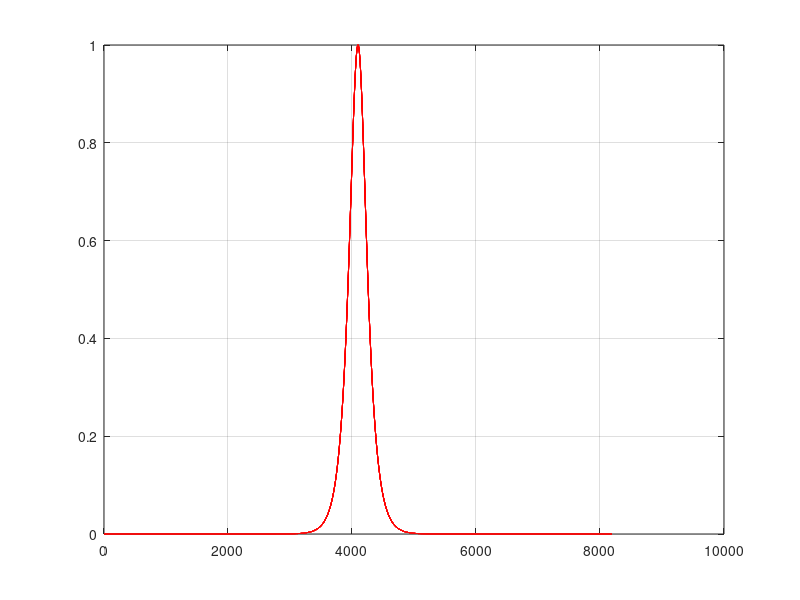
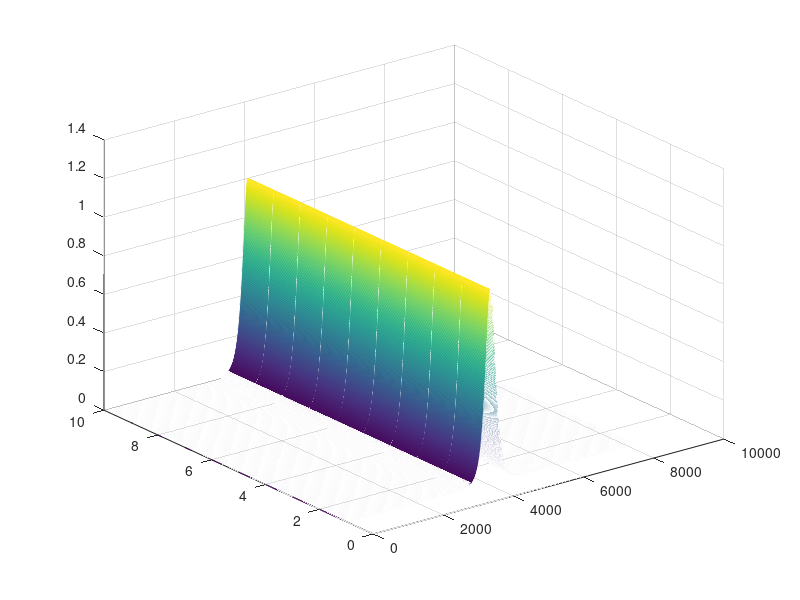
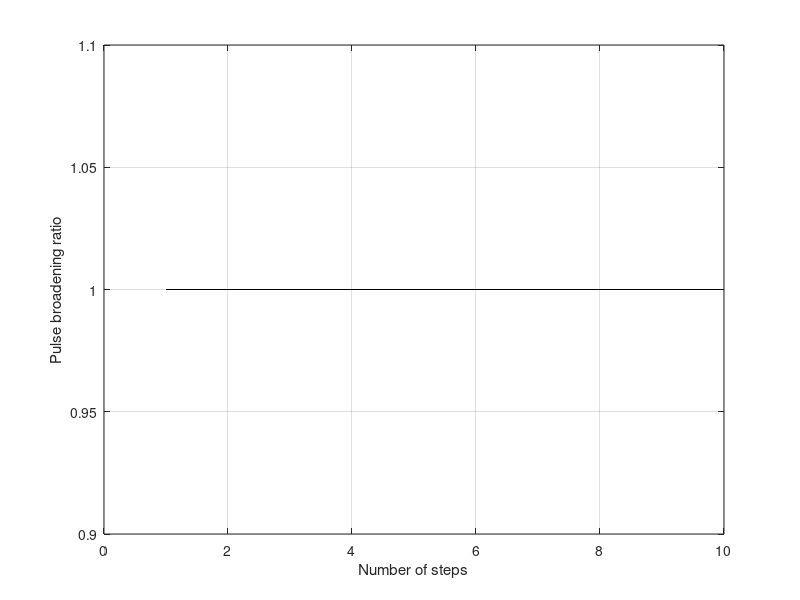
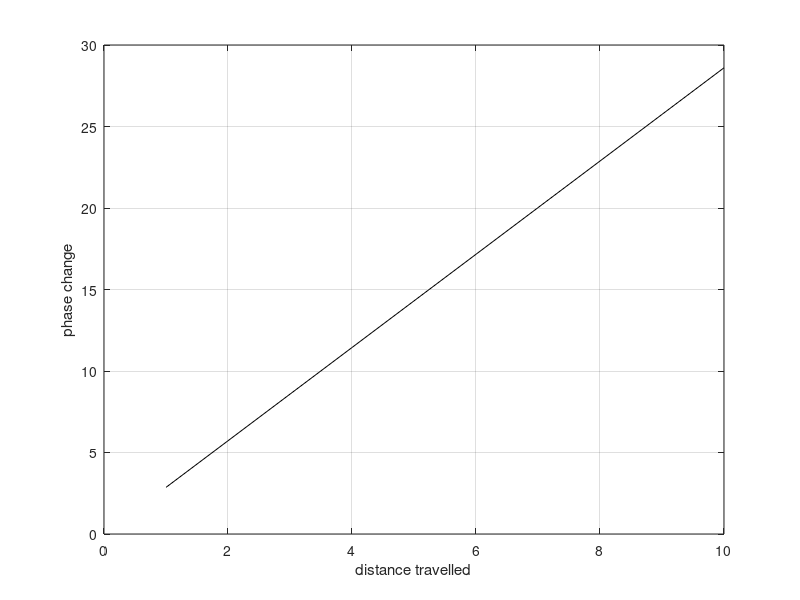

The MATLAB source for these figures, in order:
clc; clear all; close all; clf;
cputime=0;
tic;
%%%%%%%%%%%%
ln=1;
%%%%%%%%%%%%
i=sqrt(-1);
s=-1;
alpha=0; % Fiber loss value in dB/km
alph=alpha/(4.343); %Ref page#55 eqn 2.5.3
g=0.003; %fiber non linearity in /W/m
N=1; %soliton order
to=125e-12; %initial pulse width in second
pi=3.1415926535;
Po=0.00064; %input pwr in watts
Ao=sqrt(Po); %Amplitude
Ld=(N^2)/(g*Po);%dispersion length for corresponding soliton order
b2=-(to)^2/Ld; %2nd order disp. (s2/m)
tau =- 4096e-12:1e-12: 4095e-12;%  dt=t/to
 dt=1e-12/to;
 h1=1000;% step size
for ii=0.1:0.1:1.0
z=ii*Ld;
 u=N*sech(tau/to);%fundamental soliton pulse
    figure(1)
   plot(abs(u),'r');
grid on;
hold on;
h=h1/Ld;%soliton conditions
Z=z/Ld;%soliton conditions
l=max(size(u));  
%%%%%%%%%%%%%%%%%%%%%%%
fwhm1=find(abs(u)>abs(max(u)/2));
fwhm1=length(fwhm1);
spectrum=fft(fftshift(u)); %Pulse spectrum
dw=(1/l)/dt*2*pi;
w=(-1*l/2:1:l/2-1)*dw;
 w=fftshift(w);
d=0;
for jj=h:h:Z
spectrum=spectrum.*exp(-alph*(h/2)+i*s/2*w.^2*(h/2)) ; 
f=ifft(spectrum);
f=f.*exp(i*(N^2)*((abs(f)).^2)*(h));
% f=fftshift(f);
spectrum=fft(f);
spectrum=spectrum.*exp(-alph*(h/2)+i*s/2*w.^2*(h/2)) ; 
d=d+1;
end
f=ifft(spectrum);
f=fftshift(f);
op_pulse(ln,:)=abs(f);%saving output pulse at all intervals
fwhm=find(abs(f)>abs(max(f)/2));
fwhm=length(fwhm);
ratio=fwhm/fwhm1 %PBR at every value
pbratio(ln)=ratio;%saving PBR at every step size
dd=atand((abs(imag(f)))/(abs(real(f))));
phadisp(ln)=dd;%saving pulse phase
ln=ln+1;
end
toc;
cputime=toc;
figure(2);
mesh(op_pulse(1:1:ln-1,:));
figure(3)
plot(pbratio(1:1:ln-1),'k');
xlabel('Number of steps');
ylabel('Pulse broadening ratio');
grid on;
hold on;
figure(4)
plot(phadisp(1:1:ln-1),'k');
xlabel('distance travelled');
ylabel('phase change');
grid on;
hold on;
disp('CPU time:'), disp(cputime);
